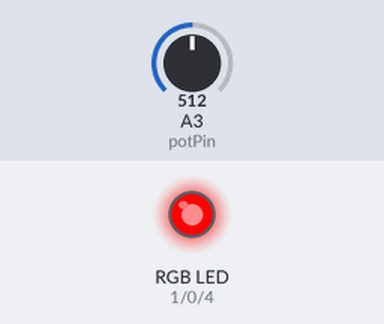
The sketch below on a simulated Arduino Uno, built with avr-gcc and run on an emulated ATmega328P. Shown: an RGB LED mixed from three pins (HIGH = lit). The inputs (shaded band) are chosen by the test bench; at power-on: A3 (potPin) = 512.

Above: at 0.1 s.
At 1.1 s:
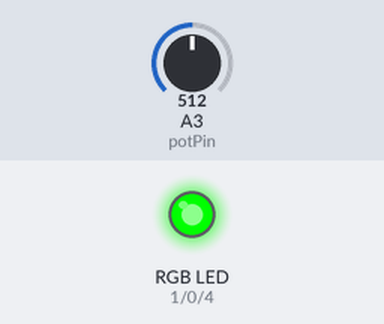
At 2.1 s:
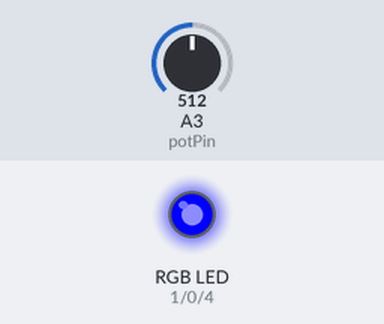
At 3.1 s:
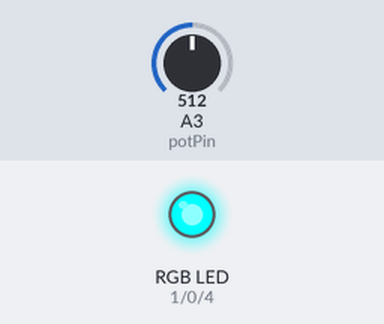
Timing chart, 0 to 4.6 s (numbered marks = the images above):
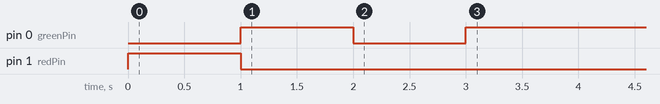

Measured:
- by itself, pin 0 (greenPin): HIGH → LOW at 2.0 s, → HIGH 1.0 s later

The sketch:

pot_rgb_light.ino
```cpp
const int redPin = 1;   // 85 leg 6 (PB1), output to red channel
const int greenPin = 0; // 85 leg 5 (PB0), output to green channel
const int bluePin = 4;  // 85 leg 3 (PB4), output to blue channel
const int potPin = 3;   // 85 leg 2 (PB3)

void setup()
{
    // configure pins
    pinMode(redPin, OUTPUT);
    pinMode(greenPin, OUTPUT);
    pinMode(bluePin, OUTPUT);

    // demo red, green, blue first
    setColor(255, 0, 0);
    delay(1000);
    setColor(0, 255, 0);
    delay(1000);
    setColor(0, 0, 255);
    delay(1000);
}

void loop()
{
    // read pot value 0-1023, roughly 1024/256
    int reading  = analogRead(potPin) / 4;

    if (reading < 128)
    {
        // set red pin towards magenta based on pot
        setColor(reading, 0, 128);
    }
    else
    {
        // set blue pin towards cyan based on pot
        setColor(0, 255, reading);
    }
}

void setColor(int red, int green, int blue)
{
    analogWrite(redPin, red);
    analogWrite(greenPin, green);
    analogWrite(bluePin, blue);
}
```
